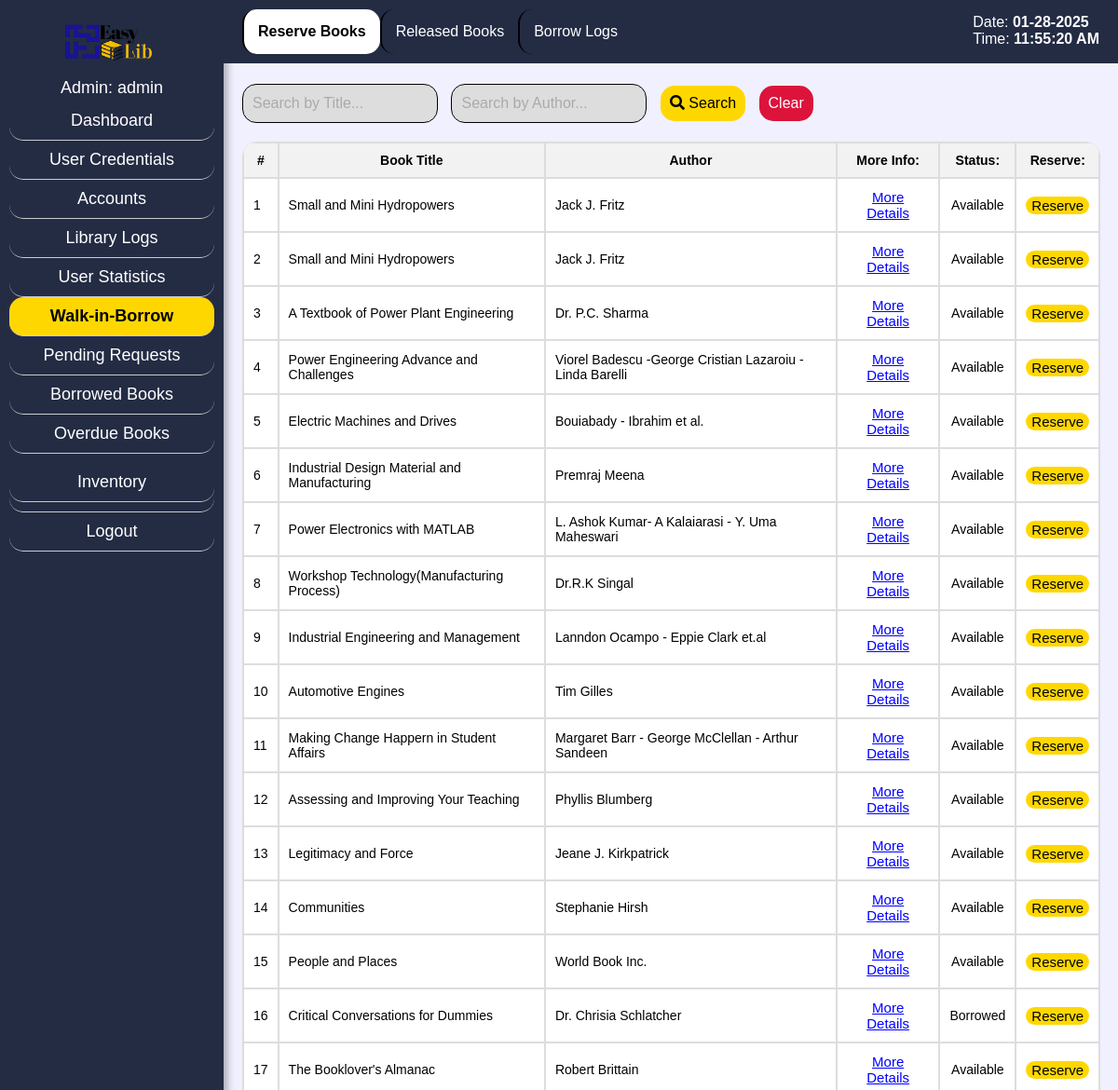
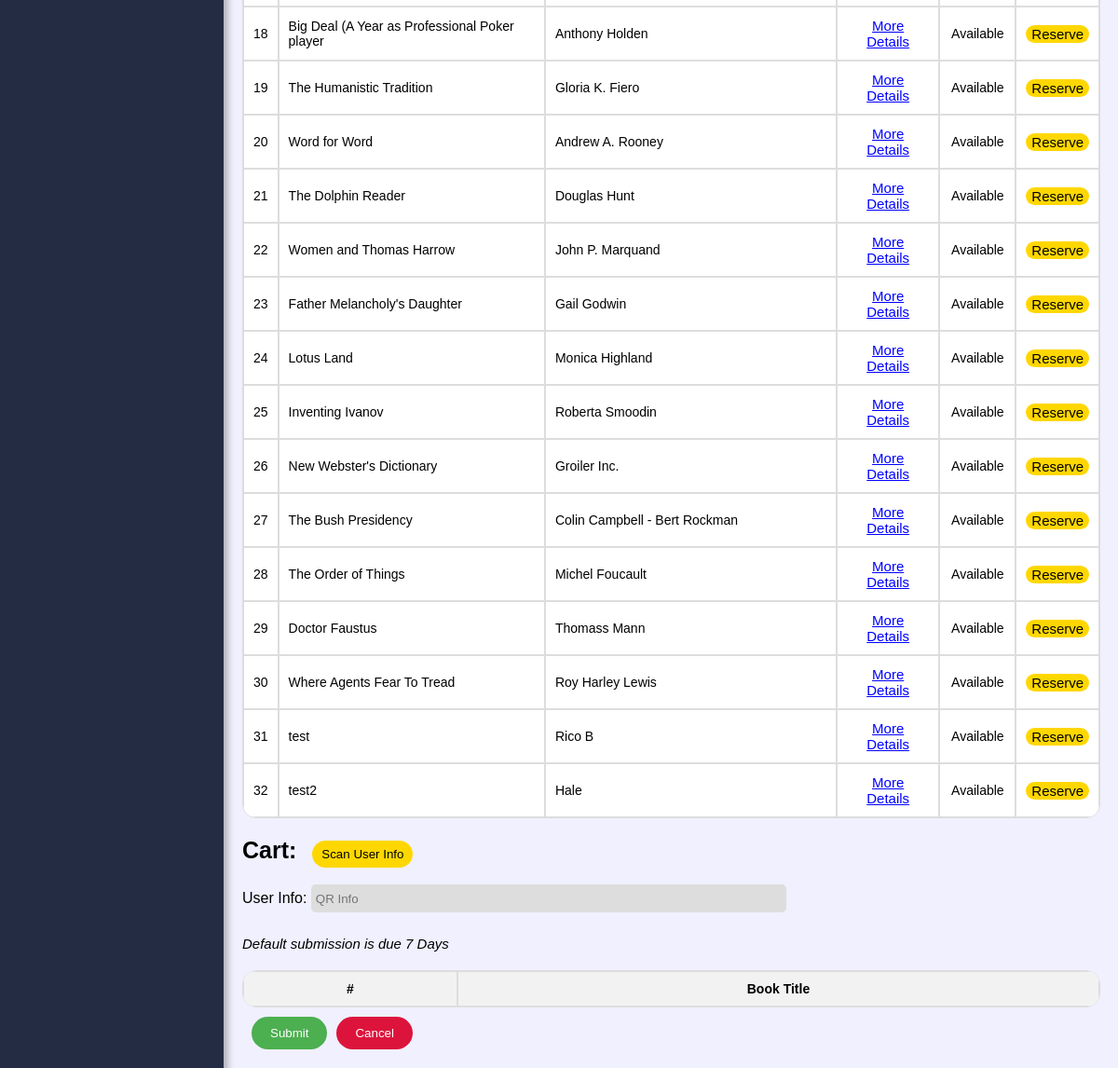
The app's page /admin_wres.php?aid=1 with its own data (2 pictures, top to bottom).
### tables this page shows
CREATE TABLE `inventory` (
  `bid` int(9) NOT NULL,
  `title` varchar(99) NOT NULL,
  `author` varchar(99) NOT NULL,
  `year` varchar(99) NOT NULL,
  `genre` varchar(255) NOT NULL,
  `dew_num` varchar(99) NOT NULL,
  `ISBN` varchar(99) NOT NULL,
  `shlf_num` varchar(99) NOT NULL,
  `cndtn` varchar(99) NOT NULL,
  `add_info` varchar(500) NOT NULL,
  `status` varchar(255) NOT NULL,
  `added_by` varchar(99) NOT NULL,
  `publisher` varchar(255) DEFAULT NULL,
  `edition` varchar(50) DEFAULT NULL,
  `language` varchar(50) DEFAULT NULL,
  `physical_description` text DEFAULT NULL,
  `series_title` varchar(255) DEFAULT NULL,
  `subject_keywords` text DEFAULT NULL,
  `accession_number` varchar(50) DEFAULT NULL,
  `barcode` varchar(50) DEFAULT NULL,
  `acquisition_date` date DEFAULT NULL,
  `location` varchar(255) DEFAULT NULL,
  `cataloging_notes` text DEFAULT NULL
);

### admin_wres.php (the view, shortened to what this page needs)
<?php
include 'config.php';
if(isset($_GET['aid'])) {
    $aid = $_GET['aid'];
    $query = "SELECT username FROM admin WHERE aid = ?";
    $stmt = $mysqli->prepare($query);
    $stmt->bind_param("i", $aid);
    $stmt->execute();
    $result = $stmt->get_result();
    if ($result && $result->num_rows > 0) {
        $admin = $result->fetch_assoc();
        $admin_username = $admin['username'];
        $admin_username_display = $admin_username;
    } else {
        $admin_username_display = "Username";
    }
}
$query = "SELECT * FROM inventory";
$result = $mysqli->query($query);
?>
<!DOCTYPE html>
<html lang="en">
<head>
    <link rel="stylesheet" href="css/admin_srch.css">
    <link rel="stylesheet" href="https://cdn.jsdelivr.net/npm/sweetalert2@11/dist/sweetalert2.min.css">
    <link rel="stylesheet" href="https://cdnjs.cloudflare.com/ajax/libs/font-awesome/5.15.4/css/all.min.css">
</head>
<body class="bg">
<div class="sidebar">
    <span style="margin-left: 25%;"><img src="css/pics/logop.png" alt="Logo" class="logo"></span>
        <?php
        if(isset($admin_username_display)) {
            echo '<div class="hell">Admin: ' . $admin_username_display . '</span></div>';
        } else {
            echo '<div>Admin: <br>Username</div>';
        }
        ?>
        <a href="admin_dash.php<?php if(isset($aid)) echo '?aid=' . $aid; ?>" class="sidebar-item">Dashboard</a>
        <a href="admin_pf.php<?php if(isset($aid)) echo '?aid=' . $aid; ?>" class="sidebar-item">User Credentials</a>
        <a href="admin_srch.php<?php if(isset($aid)) echo '?aid=' . $aid; ?>" class="sidebar-item">Accounts</a>
        <a href="admin_attd.php<?php if(isset($aid)) echo '?aid=' . $aid; ?>" class="sidebar-item">Library Logs</a>
        <a href="admin_stat.php<?php if (isset($aid)) echo '?aid=' . $aid; ?>" class="sidebar-item">User Statistics</a>
        <a href="admin_wres.php<?php if(isset($aid)) echo '?aid=' . $aid; ?>" class="sidebar-item active">Walk-in-Borrow</a>
        <a href="admin_preq.php<?php if(isset($aid)) echo '?aid=' . $aid; ?>" class="sidebar-item">Pending Requests</a>
        <a href="admin_brel.php<?php if(isset($aid)) echo '?aid=' . $aid; ?>" class="sidebar-item">Borrowed Books</a>
        <a href="admin_ob.php<?php if(isset($aid)) echo '?aid=' . $aid; ?>" class="sidebar-item">Overdue Books</a>
        <div class="sidebar-item dropdown">
            <a href="#" class="dropdown-link" onmouseover="toggleDropdown(event)">Inventory</a>
        </div>
        <a href="login.php" class="sidebar-item logout-btn">Logout</a>
    </div>
    <div class="content">
    <nav class="secondary-navbar">
            <a href="admin_wres.php<?php if(isset($aid)) echo '?aid=' . $aid; ?>" class="secondary-navbar-item active">Reserve Books</a>
            <a href="admin_wrel.php<?php if(isset($aid)) echo '?aid=' . $aid; ?>" class="secondary-navbar-item">Released Books</a>
            <a href="admin_wlogs.php<?php if(isset($aid)) echo '?aid=' . $aid; ?>" class="secondary-navbar-item">Borrow Logs</a>
        </nav>
    </div>
    <div class="fixed-date-time">
        <p>Date: <span id="current-date"><?php echo date("m-d-Y"); ?></span></p>
        <p>Time: <span id="current-time"></span></p>
    </div>
    <div class="content-container">
    <div class="search-bar">
    <input type="text" id="titleInput" placeholder="Search by Title...">
    <input type="text" id="authorInput" placeholder="Search by Author...">
    <button type="button" id="searchButton"><i class="fas fa-search"></i> Search</button>
    <button type="button" id="cancelSearchButton" style="background-color:crimson; color:white;">Clear</button>
    </div>
        <table>
            <thead>
                <tr>
                    <th>#</th>
                    <th>Book Title</th>
                    <th>Author</th>
                    <th>More Info:</th>
                    <th>Status:</th>
                    <th>Reserve:</th>
                </tr>
            </thead>
            <tbody>
                <?php
                if ($result && $result->num_rows > 0) {
                    $counter = 1;
                    while($row = $result->fetch_assoc()) {
                        echo "<tr>";
                        echo "<td>" . $counter++ . "</td>";
                        echo "<td>" . $row["title"] . "</td>";
                        echo "<td>" . $row["author"] . "</td>";
                        echo "<td style='text-align:center;'><button class='more-info-btn' data-bid='" . $row["bid"] . "'>More Details</button></td>";
                        echo "<td style='text-align:center;' class='status-cell'>" . $row["status"] . "</td>";
                        echo "<td style='text-align:center;'><button class='reserve-btn'>Reserve</button></td>";
                        echo "</tr>";
                    }
                } else {
                    echo "<tr><td colspan='5'>No books found in inventory.</td></tr>";
                }
                ?>
            </tbody>
        </table>
        <div class="cart-header">Cart: <button class="scan-button">Scan User Info</button></div><br>
        <label for="qr-info">User Info:</label>
        <input type="text" id="qr-info" name="qr-info" placeholder="QR Info" required readonly style="background-color:#ddd;"><br>
        <p style="font-size: 15px;"><i> Default submission is due 7 Days</i></p>
        <table id="selected-books-table" style="margin-top: 20px;">
            <thead>
                <tr>
                    <th>#</th>
                    <th>Book Title</th>
                </tr>
            </thead>
        </table>
        <div class="cart-content">
        <form id="reserveForm" action="<?php echo htmlspecialchars($_SERVER["PHP_SELF"]); ?><?php if(isset($aid)) echo '?aid=' . $aid; ?>" method="post">
            <button type="submit" name="reserve_submit">Submit</button>
        </form>
            <button type="button" id="cancelButton">Cancel</button>
        </div>
    </div>
</body>
</html>

### css/admin_srch.css (style rules this page uses)
.bg { margin: 0; padding: 0; font-family: Century Gothic,CenturyGothic,AppleGothic,sans-serif; background-color: #F0F0FF; }
.logo { height: 50px; width: auto; }
.sidebar { background-color: #242c44; width: 220px; padding: 20px 10px 20px 10px; height: 100%; font-size: 18px; position: fixed; top: 0; color: white; box-shadow: 4px 0 8px rgba(0, 0, 0, 0.3); }
.sidebar-item { padding: 10px 0; border-bottom: 1px solid #ccc; text-decoration: none; color: white; display: block; text-align: center; border-radius: 15px; }
.sidebar-item.active { background-color: gold; color: black; font-weight: bold; display: block; padding: 10px 0; }
.logout-btn { margin-top: auto; padding: 10px 0; text-decoration: none; color: white; display: block; text-align: center; border-radius: 15px; }
.secondary-navbar { background-color: #242c44; padding: 10px 20px; display: block; float: left; align-items: center; margin-left: 240px; position: fixed; width: 100%; position: fixed; top: 0; z-index: 1000; }
.secondary-navbar-item { padding: 15px; text-decoration: none; color: white; display: block; border-left: 2px solid black; float: left; text-align: center; border-radius: 15px; }
.secondary-navbar-item.active { background-color: white; color: black; font-weight: bold; }
.content-container { margin-top: 70px; margin-left: 240px; padding-left: 20px; overflow-y: auto; height: calc(100% - 70px); padding-bottom: 20px; }
.search-bar { margin-top: 20px; margin-bottom: 20px; }
.search-bar input[type="text"], .search-bar input[type="number"], .search-bar select, .search-bar button[type="submit"], .search-bar button[type="button"] { padding: 10px; font-size: 16px; border: 1px solid black; display: inline-block; margin-right: 10px; background-color: #ddd; }
.search-bar input[type="text"] { width: 20%; border-radius: 15px; }
.search-bar input[type="text"]::placeholder { color: #aaa; }
.search-bar button[type="button"] { background-color: gold; color: black; cursor: pointer; border-radius: 15px; border: none; }
table { width: 98%; margin-top: -10px; font-size: 14px; border-spacing: 0; border-radius: 15px; overflow: hidden; border: 1px solid #ddd; }
table tr { color: black; background-color: white; }
table th, table td { padding: 10px; border: 1px solid #ddd; text-align: left; }
table th { background-color: #f2f2f2; text-align: center; }
.fixed-date-time { position: fixed; top: 15px; right: 20px; color: white; font-size: 16px; z-index: 1000; }
.fixed-date-time p { margin: 0; padding: 0; }
.fixed-date-time span { font-weight: bold; }
.cart-header { font-weight: bold; margin-top: 20px; font-size: 25px; }
.cart-content { display: flex; align-items: flex-start; margin-top: 10px; }
.cart-content button { background-color: #4CAF50; color: white; border: none; padding: 10px 20px; cursor: pointer; margin-left: 10px; border-radius: 20px; }
#cancelButton { background-color: crimson; color: white; }
.scan-button { background-color: gold; color: black; border: none; padding: 7px 10px; cursor: pointer; margin-left: 10px; border-radius: 20px; }
input[type="number"], input[type="text"] { width: 500px; height: 20px; padding: 5px; border: none; border-radius: 5px; margin-bottom: 10px; background-color: white; color: black; }
.reserve-btn { background-color: gold; color: black; border-radius: 50px; border: 1px red; cursor: pointer; font-size: 15px; }
.more-info-btn { color: blue; cursor: pointer; font-size: 15px; background: none; border: none; text-decoration: underline; }
.dropdown-link { padding: 10px 0; border-bottom: 1px solid #ccc; text-decoration: none; color: white; display: block; text-align: center; border-radius: 15px; }
.hell { text-align: center; margin-bottom: 2%; margin-top: 4%; }

### records on screen
inventory: title "Small and Mini Hydropowers", author "Jack J. Fritz", status "Available"
inventory: title "Small and Mini Hydropowers", author "Jack J. Fritz", status "Available"
inventory: title "A Textbook of Power Plant Engineering", author "Dr. P.C. Sharma", status "Available"
inventory: title "Power Engineering Advance and Challenges", author "Viorel Badescu -George Cristian Lazaroiu - Linda Barelli", status "Available"
inventory: title "Electric Machines and Drives", author "Bouiabady - Ibrahim et al.", status "Available"
inventory: title "Industrial Design Material and Manufacturing", author "Premraj Meena", status "Available"
inventory: title "Power Electronics with MATLAB", author "L. Ashok Kumar- A Kalaiarasi - Y. Uma Maheswari", status "Available"
inventory: title "Workshop Technology(Manufacturing Process)", author "Dr.R.K Singal", status "Available"
inventory: title "Industrial Engineering and Management", author "Lanndon Ocampo - Eppie Clark et.al", status "Available"
inventory: title "Automotive Engines", author "Tim Gilles", status "Available"
inventory: title "Making Change Happern in Student Affairs", author "Margaret Barr - George McClellan - Arthur Sandeen", status "Available"
inventory: title "Assessing and Improving Your Teaching", author "Phyllis Blumberg", status "Available"
inventory: title "Legitimacy and Force", author "Jeane J. Kirkpatrick", status "Available"
inventory: title "Communities", author "Stephanie Hirsh", status "Available"
inventory: title "People and Places", author "World Book Inc.", status "Available"
inventory: title "Critical Conversations for Dummies", author "Dr. Chrisia Schlatcher", status "Borrowed"
inventory: title "The Booklover's Almanac", author "Robert Brittain", status "Available"
inventory: title "Big Deal (A Year as Professional Poker player", author "Anthony Holden", status "Available"
inventory: title "The Humanistic Tradition", author "Gloria K. Fiero", status "Available"
inventory: title "Word for Word", author "Andrew A. Rooney", status "Available"
inventory: title "The Dolphin Reader", author "Douglas Hunt", status "Available"
inventory: title "Women and Thomas Harrow", author "John P. Marquand", status "Available"
inventory: title "Father Melancholy's Daughter", author "Gail Godwin", status "Available"
inventory: title "Lotus Land", author "Monica Highland", status "Available"
inventory: title "Inventing Ivanov", author "Roberta Smoodin", status "Available"
inventory: title "New Webster's Dictionary", author "Groiler Inc.", status "Available"
inventory: title "The Bush Presidency", author "Colin Campbell - Bert Rockman", status "Available"
inventory: title "The Order of Things", author "Michel Foucault", status "Available"
inventory: title "Doctor Faustus", author "Thomass Mann", status "Available"
inventory: title "Where Agents Fear To Tread", author "Roy Harley Lewis", status "Available"
inventory: title "test", author "Rico B", status "Available"
inventory: title "test2", author "Hale", status "Available"

### other values on screen
$admin_username_display "admin"
